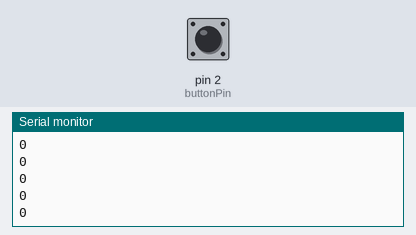
A sketch run on a simulated Arduino Uno, built with avr-gcc and run on an emulated ATmega328P. Shown: the last lines printed to the serial monitor. Inputs (shaded band) come from the test bench; at power-on: pin 2 (buttonPin) HIGH.

Above: at 1.2 s.
1.3 s: pin 2 (buttonPin) pulled LOW for 0.15 s
At 1.8 s:
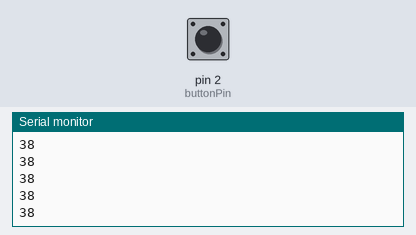
2.9 s: pin 2 (buttonPin) pulled LOW for 1 s
At 3.6 s:
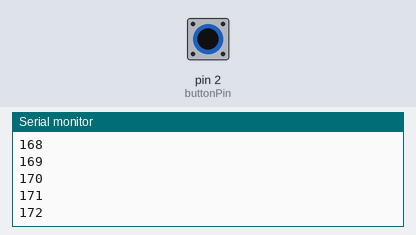
5.4 s: pin 2 (buttonPin) pulled LOW for 0.15 s
Timing chart, 0 to 8.4 s (numbered marks = the images above; inputs shaded):
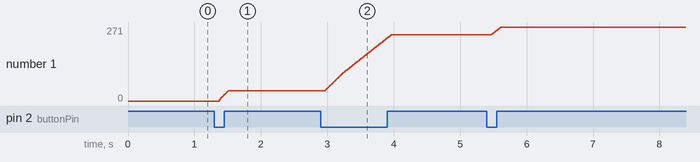

The sketch:

L3_1.ino
```cpp
const int buttonPin = 2;

int counter = 0;

void setup() {
  // put your setup code here, to run once:
  pinMode(buttonPin, INPUT_PULLUP);
  Serial.begin(9600);
}

void loop() {
  // put your main code here, to run repeatedly:
  bool pinState = digitalRead(buttonPin);
  if(pinState == LOW){
    counter++;
  }
  Serial.println(counter);
}
```

Measured:
- after the input at 1.3 s, the serial monitor: prints a new line after 0.07 s (image 1)
- after the input at 2.9 s, the serial monitor: prints a new line after 0.07 s (image 2)
- plotted number 1: 0 → 38 after the input at 1.3 s, 38 → 242 after the input at 2.9 s
